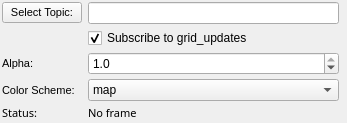
<?xml version="1.0" encoding="UTF-8"?>
<ui version="4.0">
 <class>occupancy_grid_config</class>
 <widget class="QWidget" name="occupancy_grid_config">
  <property name="geometry">
   <rect>
    <x>0</x>
    <y>0</y>
    <width>347</width>
    <height>123</height>
   </rect>
  </property>
  <property name="windowTitle">
   <string>Form</string>
  </property>
  <property name="styleSheet">
   <string notr="true"/>
  </property>
  <layout class="QGridLayout" name="gridLayout" columnstretch="0,0,0">
   <property name="leftMargin">
    <number>2</number>
   </property>
   <property name="topMargin">
    <number>2</number>
   </property>
   <property name="rightMargin">
    <number>2</number>
   </property>
   <property name="bottomMargin">
    <number>2</number>
   </property>
   <property name="verticalSpacing">
    <number>4</number>
   </property>
   <item row="4" column="1">
    <widget class="QDoubleSpinBox" name="alpha">
     <property name="decimals">
      <number>1</number>
     </property>
     <property name="maximum">
      <double>1.000000000000000</double>
     </property>
     <property name="singleStep">
      <double>0.100000000000000</double>
     </property>
     <property name="value">
      <double>1.000000000000000</double>
     </property>
    </widget>
   </item>
   <item row="3" column="1">
    <widget class="QCheckBox" name="checkbox_update">
     <property name="text">
      <string>Subscribe to grid_updates</string>
     </property>
     <property name="checked">
      <bool>true</bool>
     </property>
    </widget>
   </item>
   <item row="6" column="0">
    <widget class="QLabel" name="label_2">
     <property name="font">
      <font>
       <family>Sans Serif</family>
       <pointsize>8</pointsize>
      </font>
     </property>
     <property name="text">
      <string>Status:</string>
     </property>
    </widget>
   </item>
   <item row="4" column="0">
    <widget class="QLabel" name="label_3">
     <property name="font">
      <font>
       <pointsize>8</pointsize>
      </font>
     </property>
     <property name="text">
      <string>Alpha:</string>
     </property>
    </widget>
   </item>
   <item row="2" column="1">
    <widget class="QLineEdit" name="topic_grid">
     <property name="font">
      <font>
       <pointsize>8</pointsize>
      </font>
     </property>
    </widget>
   </item>
   <item row="6" column="1" colspan="2">
    <widget class="QLabel" name="status">
     <property name="font">
      <font>
       <family>Sans Serif</family>
       <pointsize>8</pointsize>
      </font>
     </property>
     <property name="styleSheet">
      <string notr="true"/>
     </property>
     <property name="text">
      <string>No frame</string>
     </property>
     <property name="wordWrap">
      <bool>true</bool>
     </property>
    </widget>
   </item>
   <item row="2" column="0">
    <widget class="QPushButton" name="select_grid">
        <property name="sizePolicy">
         <sizepolicy hsizetype="Fixed" vsizetype="Fixed">
          <horstretch>0</horstretch>
          <verstretch>0</verstretch>
         </sizepolicy>
        </property>
     <property name="font">
      <font>
       <pointsize>8</pointsize>
      </font>
     </property>
     <property name="text">
      <string>Select Topic:</string>
     </property>
    </widget>
   </item>
   <item row="5" column="0">
    <widget class="QLabel" name="label_4">
     <property name="font">
      <font>
       <pointsize>8</pointsize>
      </font>
     </property>
     <property name="text">
      <string>Color Scheme:</string>
     </property>
    </widget>
   </item>
   <item row="5" column="1">
    <widget class="QComboBox" name="color_scheme">
     <item>
      <property name="text">
       <string>map</string>
      </property>
     </item>
     <item>
      <property name="text">
       <string>costmap</string>
      </property>
     </item>
    </widget>
   </item>
  </layout>
 </widget>
 <resources/>
 <connections/>
 <slots>
  <slot>SelectColor()</slot>
  <slot>SelectTopic()</slot>
  <slot>TopicEdited()</slot>
  <slot>PositionToleranceChanged(double)</slot>
  <slot>AngleToleranceChanged(double)</slot>
 </slots>
</ui>
